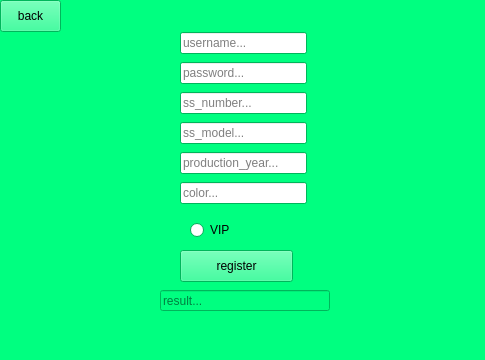
<?xml version="1.0" encoding="UTF-8"?>
<ui version="4.0">
 <class>Register_form</class>
 <widget class="QWidget" name="Register_form">
  <property name="geometry">
   <rect>
    <x>0</x>
    <y>0</y>
    <width>485</width>
    <height>360</height>
   </rect>
  </property>
  <property name="palette">
   <palette>
    <active>
     <colorrole role="WindowText">
      <brush brushstyle="SolidPattern">
       <color alpha="255">
        <red>0</red>
        <green>0</green>
        <blue>0</blue>
       </color>
      </brush>
     </colorrole>
     <colorrole role="Button">
      <brush brushstyle="SolidPattern">
       <color alpha="255">
        <red>0</red>
        <green>255</green>
        <blue>128</blue>
       </color>
      </brush>
     </colorrole>
     <colorrole role="Light">
      <brush brushstyle="SolidPattern">
       <color alpha="255">
        <red>127</red>
        <green>255</green>
        <blue>192</blue>
       </color>
      </brush>
     </colorrole>
     <colorrole role="Midlight">
      <brush brushstyle="SolidPattern">
       <color alpha="255">
        <red>63</red>
        <green>255</green>
        <blue>160</blue>
       </color>
      </brush>
     </colorrole>
     <colorrole role="Dark">
      <brush brushstyle="SolidPattern">
       <color alpha="255">
        <red>0</red>
        <green>127</green>
        <blue>64</blue>
       </color>
      </brush>
     </colorrole>
     <colorrole role="Mid">
      <brush brushstyle="SolidPattern">
       <color alpha="255">
        <red>0</red>
        <green>170</green>
        <blue>85</blue>
       </color>
      </brush>
     </colorrole>
     <colorrole role="Text">
      <brush brushstyle="SolidPattern">
       <color alpha="255">
        <red>0</red>
        <green>0</green>
        <blue>0</blue>
       </color>
      </brush>
     </colorrole>
     <colorrole role="BrightText">
      <brush brushstyle="SolidPattern">
       <color alpha="255">
        <red>255</red>
        <green>255</green>
        <blue>255</blue>
       </color>
      </brush>
     </colorrole>
     <colorrole role="ButtonText">
      <brush brushstyle="SolidPattern">
       <color alpha="255">
        <red>0</red>
        <green>0</green>
        <blue>0</blue>
       </color>
      </brush>
     </colorrole>
     <colorrole role="Base">
      <brush brushstyle="SolidPattern">
       <color alpha="255">
        <red>255</red>
        <green>255</green>
        <blue>255</blue>
       </color>
      </brush>
     </colorrole>
     <colorrole role="Window">
      <brush brushstyle="SolidPattern">
       <color alpha="255">
        <red>0</red>
        <green>255</green>
        <blue>128</blue>
       </color>
      </brush>
     </colorrole>
     <colorrole role="Shadow">
      <brush brushstyle="SolidPattern">
       <color alpha="255">
        <red>0</red>
        <green>0</green>
        <blue>0</blue>
       </color>
      </brush>
     </colorrole>
     <colorrole role="AlternateBase">
      <brush brushstyle="SolidPattern">
       <color alpha="255">
        <red>127</red>
        <green>255</green>
        <blue>191</blue>
       </color>
      </brush>
     </colorrole>
     <colorrole role="ToolTipBase">
      <brush brushstyle="SolidPattern">
       <color alpha="255">
        <red>255</red>
        <green>255</green>
        <blue>220</blue>
       </color>
      </brush>
     </colorrole>
     <colorrole role="ToolTipText">
      <brush brushstyle="SolidPattern">
       <color alpha="255">
        <red>0</red>
        <green>0</green>
        <blue>0</blue>
       </color>
      </brush>
     </colorrole>
    </active>
    <inactive>
     <colorrole role="WindowText">
      <brush brushstyle="SolidPattern">
       <color alpha="255">
        <red>0</red>
        <green>0</green>
        <blue>0</blue>
       </color>
      </brush>
     </colorrole>
     <colorrole role="Button">
      <brush brushstyle="SolidPattern">
       <color alpha="255">
        <red>0</red>
        <green>255</green>
        <blue>128</blue>
       </color>
      </brush>
     </colorrole>
     <colorrole role="Light">
      <brush brushstyle="SolidPattern">
       <color alpha="255">
        <red>127</red>
        <green>255</green>
        <blue>192</blue>
       </color>
      </brush>
     </colorrole>
     <colorrole role="Midlight">
      <brush brushstyle="SolidPattern">
       <color alpha="255">
        <red>63</red>
        <green>255</green>
        <blue>160</blue>
       </color>
      </brush>
     </colorrole>
     <colorrole role="Dark">
      <brush brushstyle="SolidPattern">
       <color alpha="255">
        <red>0</red>
        <green>127</green>
        <blue>64</blue>
       </color>
      </brush>
     </colorrole>
     <colorrole role="Mid">
      <brush brushstyle="SolidPattern">
       <color alpha="255">
        <red>0</red>
        <green>170</green>
        <blue>85</blue>
       </color>
      </brush>
     </colorrole>
     <colorrole role="Text">
      <brush brushstyle="SolidPattern">
       <color alpha="255">
        <red>0</red>
        <green>0</green>
        <blue>0</blue>
       </color>
      </brush>
     </colorrole>
     <colorrole role="BrightText">
      <brush brushstyle="SolidPattern">
       <color alpha="255">
        <red>255</red>
        <green>255</green>
        <blue>255</blue>
       </color>
      </brush>
     </colorrole>
     <colorrole role="ButtonText">
      <brush brushstyle="SolidPattern">
       <color alpha="255">
        <red>0</red>
        <green>0</green>
        <blue>0</blue>
       </color>
      </brush>
     </colorrole>
     <colorrole role="Base">
      <brush brushstyle="SolidPattern">
       <color alpha="255">
        <red>255</red>
        <green>255</green>
        <blue>255</blue>
       </color>
      </brush>
     </colorrole>
     <colorrole role="Window">
      <brush brushstyle="SolidPattern">
       <color alpha="255">
        <red>0</red>
        <green>255</green>
        <blue>128</blue>
       </color>
      </brush>
     </colorrole>
     <colorrole role="Shadow">
      <brush brushstyle="SolidPattern">
       <color alpha="255">
        <red>0</red>
        <green>0</green>
        <blue>0</blue>
       </color>
      </brush>
     </colorrole>
     <colorrole role="AlternateBase">
      <brush brushstyle="SolidPattern">
       <color alpha="255">
        <red>127</red>
        <green>255</green>
        <blue>191</blue>
       </color>
      </brush>
     </colorrole>
     <colorrole role="ToolTipBase">
      <brush brushstyle="SolidPattern">
       <color alpha="255">
        <red>255</red>
        <green>255</green>
        <blue>220</blue>
       </color>
      </brush>
     </colorrole>
     <colorrole role="ToolTipText">
      <brush brushstyle="SolidPattern">
       <color alpha="255">
        <red>0</red>
        <green>0</green>
        <blue>0</blue>
       </color>
      </brush>
     </colorrole>
    </inactive>
    <disabled>
     <colorrole role="WindowText">
      <brush brushstyle="SolidPattern">
       <color alpha="255">
        <red>0</red>
        <green>127</green>
        <blue>64</blue>
       </color>
      </brush>
     </colorrole>
     <colorrole role="Button">
      <brush brushstyle="SolidPattern">
       <color alpha="255">
        <red>0</red>
        <green>255</green>
        <blue>128</blue>
       </color>
      </brush>
     </colorrole>
     <colorrole role="Light">
      <brush brushstyle="SolidPattern">
       <color alpha="255">
        <red>127</red>
        <green>255</green>
        <blue>192</blue>
       </color>
      </brush>
     </colorrole>
     <colorrole role="Midlight">
      <brush brushstyle="SolidPattern">
       <color alpha="255">
        <red>63</red>
        <green>255</green>
        <blue>160</blue>
       </color>
      </brush>
     </colorrole>
     <colorrole role="Dark">
      <brush brushstyle="SolidPattern">
       <color alpha="255">
        <red>0</red>
        <green>127</green>
        <blue>64</blue>
       </color>
      </brush>
     </colorrole>
     <colorrole role="Mid">
      <brush brushstyle="SolidPattern">
       <color alpha="255">
        <red>0</red>
        <green>170</green>
        <blue>85</blue>
       </color>
      </brush>
     </colorrole>
     <colorrole role="Text">
      <brush brushstyle="SolidPattern">
       <color alpha="255">
        <red>0</red>
        <green>127</green>
        <blue>64</blue>
       </color>
      </brush>
     </colorrole>
     <colorrole role="BrightText">
      <brush brushstyle="SolidPattern">
       <color alpha="255">
        <red>255</red>
        <green>255</green>
        <blue>255</blue>
       </color>
      </brush>
     </colorrole>
     <colorrole role="ButtonText">
      <brush brushstyle="SolidPattern">
       <color alpha="255">
        <red>0</red>
        <green>127</green>
        <blue>64</blue>
       </color>
      </brush>
     </colorrole>
     <colorrole role="Base">
      <brush brushstyle="SolidPattern">
       <color alpha="255">
        <red>0</red>
        <green>255</green>
        <blue>128</blue>
       </color>
      </brush>
     </colorrole>
     <colorrole role="Window">
      <brush brushstyle="SolidPattern">
       <color alpha="255">
        <red>0</red>
        <green>255</green>
        <blue>128</blue>
       </color>
      </brush>
     </colorrole>
     <colorrole role="Shadow">
      <brush brushstyle="SolidPattern">
       <color alpha="255">
        <red>0</red>
        <green>0</green>
        <blue>0</blue>
       </color>
      </brush>
     </colorrole>
     <colorrole role="AlternateBase">
      <brush brushstyle="SolidPattern">
       <color alpha="255">
        <red>0</red>
        <green>255</green>
        <blue>128</blue>
       </color>
      </brush>
     </colorrole>
     <colorrole role="ToolTipBase">
      <brush brushstyle="SolidPattern">
       <color alpha="255">
        <red>255</red>
        <green>255</green>
        <blue>220</blue>
       </color>
      </brush>
     </colorrole>
     <colorrole role="ToolTipText">
      <brush brushstyle="SolidPattern">
       <color alpha="255">
        <red>0</red>
        <green>0</green>
        <blue>0</blue>
       </color>
      </brush>
     </colorrole>
    </disabled>
   </palette>
  </property>
  <property name="windowTitle">
   <string>Form</string>
  </property>
  <widget class="QPushButton" name="register_button">
   <property name="geometry">
    <rect>
     <x>180</x>
     <y>250</y>
     <width>113</width>
     <height>32</height>
    </rect>
   </property>
   <property name="text">
    <string>register</string>
   </property>
  </widget>
  <widget class="QLineEdit" name="result_line">
   <property name="enabled">
    <bool>false</bool>
   </property>
   <property name="geometry">
    <rect>
     <x>160</x>
     <y>290</y>
     <width>170</width>
     <height>21</height>
    </rect>
   </property>
   <property name="placeholderText">
    <string>result...</string>
   </property>
  </widget>
  <widget class="QRadioButton" name="vip_button">
   <property name="geometry">
    <rect>
     <x>190</x>
     <y>220</y>
     <width>100</width>
     <height>20</height>
    </rect>
   </property>
   <property name="text">
    <string>VIP</string>
   </property>
  </widget>
  <widget class="QPushButton" name="back_button">
   <property name="geometry">
    <rect>
     <x>0</x>
     <y>0</y>
     <width>61</width>
     <height>32</height>
    </rect>
   </property>
   <property name="text">
    <string>back</string>
   </property>
  </widget>
  <widget class="QWidget" name="">
   <property name="geometry">
    <rect>
     <x>180</x>
     <y>30</y>
     <width>127</width>
     <height>178</height>
    </rect>
   </property>
   <layout class="QVBoxLayout" name="verticalLayout">
    <item>
     <widget class="QLineEdit" name="username_line">
      <property name="placeholderText">
       <string>username...</string>
      </property>
     </widget>
    </item>
    <item>
     <widget class="QLineEdit" name="pass_line">
      <property name="placeholderText">
       <string>password...</string>
      </property>
     </widget>
    </item>
    <item>
     <widget class="QLineEdit" name="ss_number_line">
      <property name="placeholderText">
       <string>ss_number...</string>
      </property>
     </widget>
    </item>
    <item>
     <widget class="QLineEdit" name="ss_model_line">
      <property name="placeholderText">
       <string>ss_model...</string>
      </property>
     </widget>
    </item>
    <item>
     <widget class="QLineEdit" name="pro_year_line">
      <property name="placeholderText">
       <string>production_year...</string>
      </property>
     </widget>
    </item>
    <item>
     <widget class="QLineEdit" name="color_line">
      <property name="placeholderText">
       <string>color...</string>
      </property>
     </widget>
    </item>
   </layout>
  </widget>
 </widget>
 <resources/>
 <connections/>
</ui>
